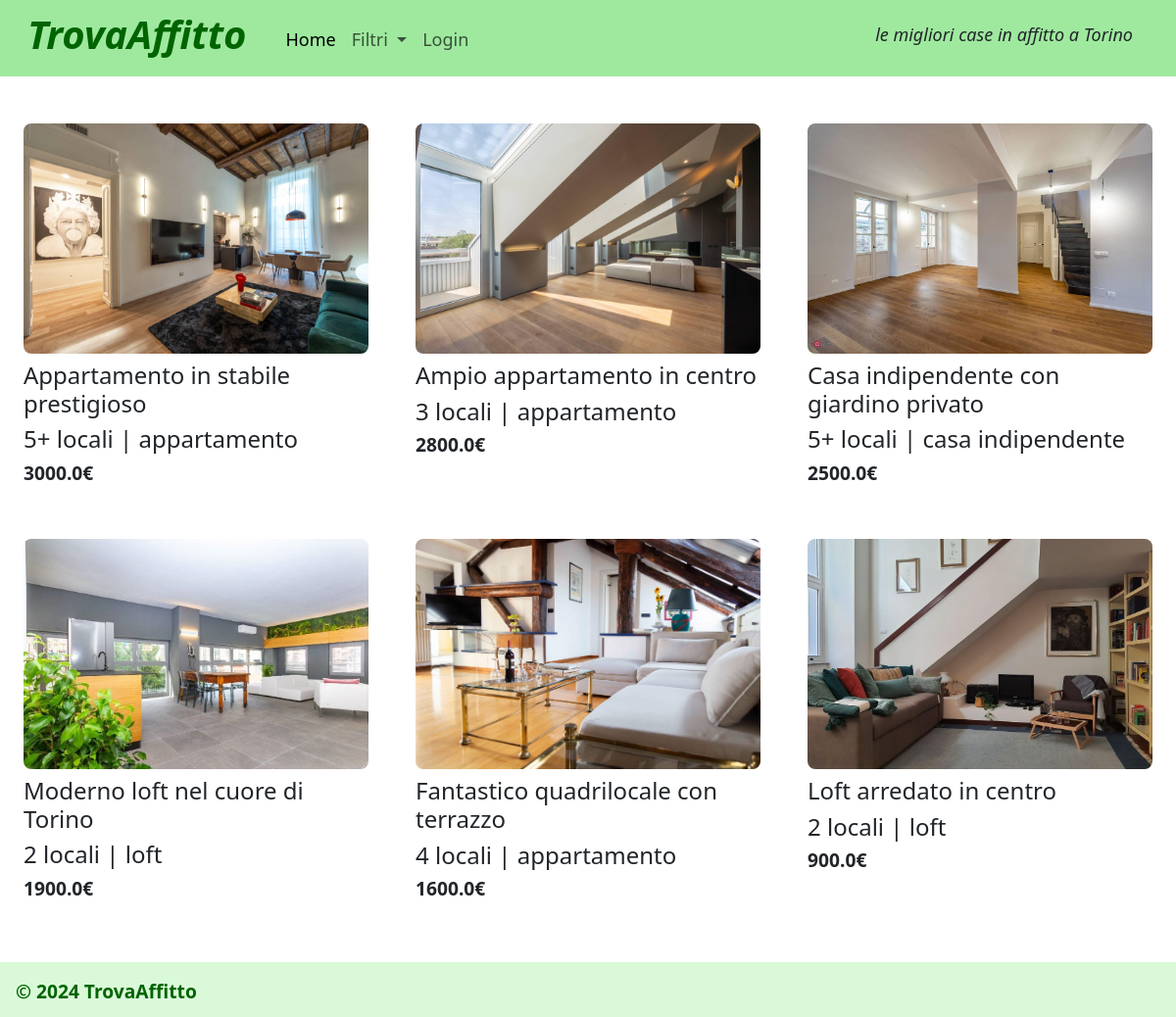
The page / on the database its author committed.
### tables this page shows
CREATE TABLE "annunci" (
	"id"	INTEGER NOT NULL UNIQUE,
	"titolo"	TEXT NOT NULL,
	"tipologia"	TEXT NOT NULL,
	"locali"	INTEGER NOT NULL,
	"descrizione"	TEXT NOT NULL,
	"prezzo"	REAL NOT NULL,
	"arredata"	INTEGER NOT NULL,
	"disponibilita"	INTEGER NOT NULL,
	"indirizzo"	TEXT NOT NULL,
	"id_locatore"	INTEGER NOT NULL,
	PRIMARY KEY("id" AUTOINCREMENT),
	FOREIGN KEY("id_locatore") REFERENCES "utenti"("id")
);

CREATE TABLE "foto" (
	"id_foto"	INTEGER,
	"id_annuncio"	INTEGER NOT NULL,
	"foto_annuncio"	TEXT NOT NULL,
	FOREIGN KEY("id_annuncio") REFERENCES "annunci"("id"),
	PRIMARY KEY("id_foto" AUTOINCREMENT)
);

### app.py (the view)
@app.route('/')
def home():
    ordina = request.args.get('ordina')
    print(ordina)
    if not ordina:
        annunci_db = annunci_dao.get_annunci()
        ordina = 0
    elif int(ordina)==1:
        annunci_db = annunci_dao.get_annunci_ordinati_per_locali()
    annunci = [dict(row) for row in annunci_db] #copia i dati ottenuti dal db in una lista di dizionari, in modo che siano modificabili
    for annuncio in annunci:
        foto_db = foto_dao.get_foto_annuncio(annuncio['id']) #prende le foto della tabella 'foto' associate al id_annunci0
        if (len(foto_db)>0):
            foto_list=[]
            for foto in foto_db:
                foto_list.append(foto['foto_annuncio'])
        annuncio['foto']=foto_list
    return render_template('home.html', annunci = annunci , ordinamento = ordina)

### annunci_dao.py (called while the page is built)
def get_annunci():
    query = 'SELECT * FROM annunci ORDER BY prezzo DESC' #seleziona tutti i campi di tutti gli annunci in ordine di prezzo descrescente
    connection = sqlite3.connect('db/db-affitti.db')
    connection.row_factory = sqlite3.Row  #converte la tupla a dizionario
    cursor = connection.cursor()
    cursor.execute(query)
    annunci = cursor.fetchall()
    cursor.close()
    connection.close()
    return annunci

### foto_dao.py (called while the page is built)
def get_foto_annuncio(id_annuncio):
    query = 'SELECT * FROM foto WHERE id_annuncio=?' #seleziona tutte le foto dell'annuncio
    connection = sqlite3.connect('db/db-affitti.db')
    connection.row_factory = sqlite3.Row  #converte la tupla a dizionario
    cursor = connection.cursor()
    cursor.execute(query, (id_annuncio,))
    foto = cursor.fetchall()
    cursor.close()
    connection.close()
    return foto

### templates/home.html (shortened to what this page needs)
{% extends "base.html" %}
{% block navbar %}
<li class="nav-item dropdown">
    <a class="nav-link dropdown-toggle" role="button" data-bs-toggle="dropdown" aria-expanded="false">
      Filtri
    </a>
</li>
{% endblock %}
{% block content %}
<main>
    <article class="row g-0">
    {% for annuncio in annunci %}
        {% if annuncio.disponibilita==1 %}
        <div class="col-lg-4 col-md-6 col-sm-12 p-4">
            <a href="{{url_for('annuncio', id=annuncio.id)}}">
                <img src="{{url_for('static', filename=annuncio.foto[0])}}" class="img-casa" alt="Immagine casa">
            </a>
            <section id="annuncio-casa-home">
                <h1 id="casa-titolo">{{annuncio.titolo}}</h1>
                {% if annuncio.locali==5 and annuncio.tipologia!='indipendente' %}<h2 id="casa-locali-tipo">5+ locali  |  {{annuncio.tipologia}}</h2>
                {% elif annuncio.locali==5 and annuncio.tipologia=='indipendente' %}<h2 id="casa-locali-tipo">5+ locali  |  casa indipendente</h2>
                {% elif annuncio.locali!=5 and annuncio.tipologia=='indipendente' %}<h2 id="casa-locali-tipo">{{annuncio.locali}}  |  casa indipendente</h2>
                {% else %}<h2 id="casa-locali-tipo">{{annuncio.locali}} locali  |  {{annuncio.tipologia}}</h2>{% endif %}
                <h3 id="casa-prezzo">{{annuncio.prezzo}}€</h3>
            </section>
        </div>
        {% endif %}
    {% endfor %}
    </article>
</main>
{% endblock %}

### templates/base.html (shortened to what this page needs)
<!DOCTYPE html>
<html lang="en">
<head>
    <link href="https://cdn.jsdelivr.net/npm/bootstrap@5.3.2/dist/css/bootstrap.min.css" rel="stylesheet">
    <link rel="stylesheet" href="{{url_for('static', filename='style.css')}}">
</head>
<body>
  <header id="myheader">
      <nav class="navbar navbar-expand-lg mb-2" id="mynav">
          <div class="container-fluid">
            <h1 id="mytitle">TrovaAffitto</h1>
            <div class="collapse navbar-collapse" id="navbarSupportedContent">
              <ul class="navbar-nav mb-2">
                <li class="nav-item">
                  <a class="nav-link {% if request.path=='/' %} active {% endif %}" href="{{url_for('home')}}">Home</a>
                </li>
                {% block navbar %}{% endblock %}
                {% if not current_user.is_authenticated %}
                <li class="nav-item">
                  <a class="nav-link {% if request.path=='/login' %} active {% endif %}" href="{{url_for('login')}}">Login</a>
                </li>
                {% else %}
                <li class="nav-item">
                  <a class="nav-link {% if request.path=='/profile/'~current_user.id %} active {% endif %}" href="{{url_for('profile', id=current_user.id)}}">{{current_user.nome.upper()}} {{current_user.cognome.upper()}}</a>
                </li>
                {% endif %}
              </ul>
            </div>
            <p id="descrizione-navbar">le migliori case in affitto a Torino</p>
          </div>
      </nav>
  </header>
  <div class="content">
    {% block content %}
    {% endblock %}
  </div>
  <footer>
    <p>© 2024 TrovaAffitto</p>
  </footer>
</body>
</html>

### static/style.css (style rules this page uses)
#mynav { background-color:#9fe99f; }
#descrizione-navbar { justify-content: last baseline; align-items: center; font-size: large; font-weight: 500; font-style: italic; padding-top: 0.5rem; margin-right: 2rem; }
#mytitle { font-weight:700; font-style: oblique; color:darkgreen; padding-right: 2rem; padding-left: 1rem; }
.nav-link { font-size: large; font-weight: 500; padding-right: 2rem; padding-top: 1.2rem; }
.img-casa { width: 100%; border-radius: 0.5rem; }
#casa-titolo { padding-top: 0.5rem; font-size: 1.5rem; font-weight: 500; }
#casa-locali-tipo { font-weight: 200; font-size: x-large; }
#casa-prezzo { font-weight: 600; font-size: larger; }
footer { background-color:#DAF9D8; height: 3.5rem; width: 100%; margin-top: 2rem; }
footer p { padding: 1rem 1rem 0.5rem 1rem; font-weight: 600; font-size: larger; color: darkgreen; }
.content { min-height: 31.5rem; }

### rows shown on the page
annunci: foto_annuncio (picture), titolo "Appartamento in stabile prestigioso", tipologia "appartamento", prezzo "3000.0"
annunci: foto_annuncio (picture), titolo "Ampio appartamento in centro", locali "3", tipologia "appartamento", prezzo "2800.0"
annunci: foto_annuncio (picture), titolo "Casa indipendente con giardino privato", locali "5+ locali | casa indipendente", prezzo "2500.0"
annunci: foto_annuncio (picture), titolo "Moderno loft nel cuore di Torino", locali "2", tipologia "loft", prezzo "1900.0"
annunci: foto_annuncio (picture), titolo "Fantastico quadrilocale con terrazzo", locali "4", tipologia "appartamento", prezzo "1600.0"
annunci: foto_annuncio (picture), titolo "Loft arredato in centro", locali "2", tipologia "loft", prezzo "900.0"
